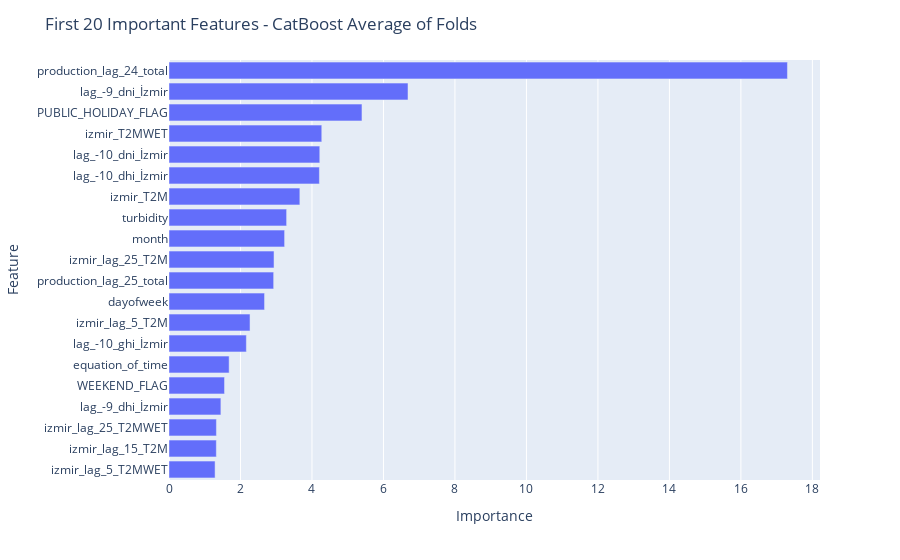

Source (notebook cell):
### Markdown cell above
#### Stage 1 Model Feature Importance

### Code cell
importance = [model.get_feature_importance() for model in models_stage_one_cat]

f_importance = pd.concat([pd.Series(X[stage_one_features].columns.to_list(),name='Feature'),
                          pd.Series(np.mean(importance,axis=0),name="Importance")],
                         axis=1).sort_values(by='Importance',
                                             ascending=True)

fig = px.bar(f_importance.tail(20),x='Importance',y='Feature')
fig.update_layout(
    title_text="First 20 Important Features - CatBoost Average of Folds"
)
fig.show()

### Figure 1 — Plotly figure (JSON) as saved in the notebook; plotly's stock layout.template omitted (floating-point values rounded to 4 significant figures)
{"data": [{"alignmentgroup": "True", "hovertemplate": "Importance=%{x}<br>Feature=%{y}<extra></extra>", "legendgroup": "", "marker": {"color": "#636efa", "pattern": {"shape": ""}}, "name": "", "offsetgroup": "", "orientation": "h", "showlegend": false, "textposition": "auto", "type": "bar", "x": [1.289, 1.324, 1.327, 1.452, 1.553, 1.683, 2.164, 2.267, 2.673, 2.928, 2.938, 3.234, 3.291, 3.661, 4.208, 4.218, 4.274, 5.399, 6.686, 17.3], "xaxis": "x", "y": ["izmir_lag_5_T2MWET", "izmir_lag_15_T2M", "izmir_lag_25_T2MWET", "lag_-9_dhi_İzmir", "WEEKEND_FLAG", "equation_of_time", "lag_-10_ghi_İzmir", "izmir_lag_5_T2M", "dayofweek", "production_lag_25_total", "izmir_lag_25_T2M", "month", "turbidity", "izmir_T2M", "lag_-10_dhi_İzmir", "lag_-10_dni_İzmir", "izmir_T2MWET", "PUBLIC_HOLIDAY_FLAG", "lag_-9_dni_İzmir", "production_lag_24_total"], "yaxis": "y"}], "layout": {"barmode": "relative", "legend": {"tracegroupgap": 0}, "margin": {"t": 60}, "title": {"text": "First 20 Important Features - CatBoost Average of Folds"}, "xaxis": {"anchor": "y", "domain": [0, 1], "title": {"text": "Importance"}}, "yaxis": {"anchor": "x", "domain": [0, 1], "title": {"text": "Feature"}}}}
